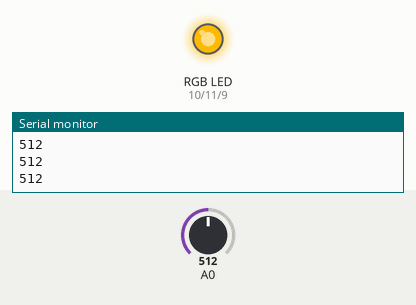
The sketch below on a simulated Arduino Uno, built with avr-gcc and run on an emulated ATmega328P. On the bench: an RGB LED mixed from three pins (HIGH = lit), the last lines printed to the serial monitor. The test bench sets the inputs (shaded band); at power-on: A0 = 512. Dim RGB values are drawn brighter than linear.

Above: at 1.2 s.
1.3 s: A0 set to 716
At 1.8 s:
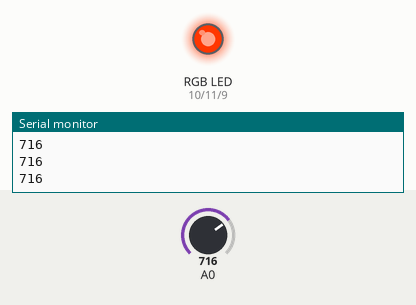
2.8 s: A0 set to 900
At 3.3 s:
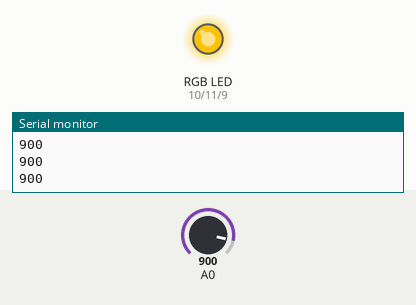
4.3 s: A0 set to 1023
At 5.5 s:
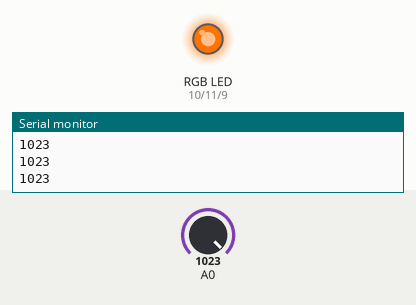
5.8 s: A0 set to 306
At 6.5 s:
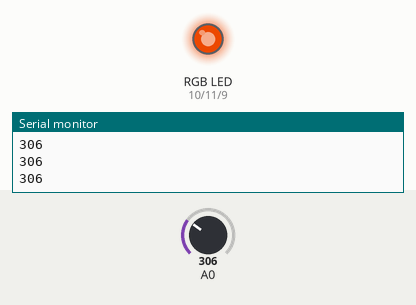
7.3 s: A0 set to 122
At 7.6 s:
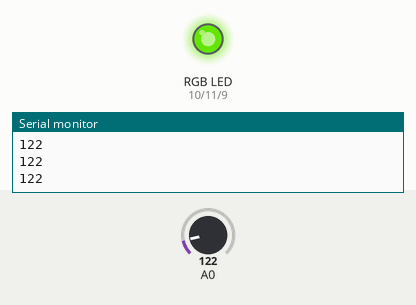
8.8 s: A0 set to 0
At 9.9 s:
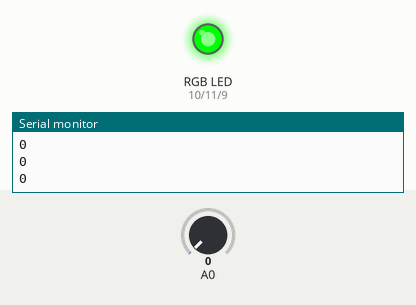
Timing chart, 0 to 11.3 s (numbered marks = the images above; inputs shaded):
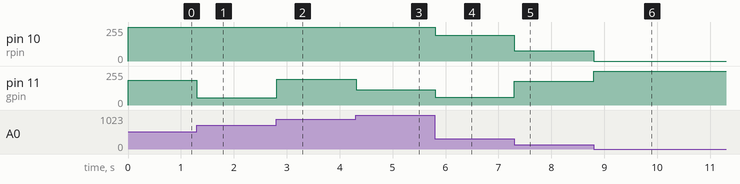

The sketch:

CO-Sensor-RGB-Common-Cathode-Out.ino
```cpp
int bpin = 9;
int gpin = 11;
int rpin = 10;

int rval;
int bval;
int gval;

int sensorRead;

void setup()
{
  Serial.begin(9600);
  pinMode(rpin, OUTPUT);
  pinMode(gpin, OUTPUT);
  pinMode(bpin, OUTPUT);


}

void loop()
{
 sensorRead = analogRead(A0);
 Serial.println(sensorRead);
 rval=map(sensorRead,0,400,0,255);
 gval=map(sensorRead,400,0,0,255);
 analogWrite(rpin,rval);
 analogWrite(gpin,gval);
 delay(10);

}
```

Measured:
- after the input at 1.3 s, pin 11 (gpin): 185/255 → 55/255 at once
- after the input at 2.8 s, pin 11 (gpin): 55/255 → 194/255 at once
- after the input at 4.3 s, pin 11 (gpin): 194/255 → 115/255 at once
- after the input at 5.8 s, pin 10 (rpin): 255/255 → 195/255 at once; pin 11 (gpin): 115/255 → 59/255 at once
- after the input at 7.3 s, pin 10 (rpin): 195/255 → 77/255 at once; pin 11 (gpin): 59/255 → 177/255 at once
- after the input at 8.8 s, pin 10 (rpin): 77/255 → 0/255 at once; pin 11 (gpin): 177/255 → 255/255 at once
